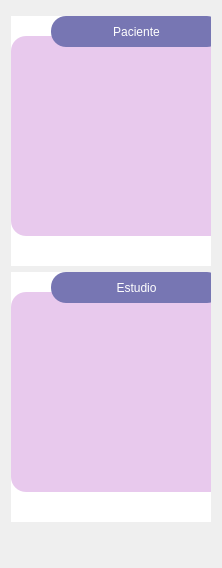
             <widget class="QWidget" name="submenuPatient">
              <property name="enabled">
               <bool>true</bool>
              </property>
              <property name="layoutDirection">
               <enum>Qt::LeftToRight</enum>
              </property>
              <property name="styleSheet">
               <string notr="true"/>
              </property>
              <layout class="QVBoxLayout" name="verticalLayout_8">
               <item>
                <widget class="QFrame" name="frame_15">
                 <property name="minimumSize">
                  <size>
                   <width>200</width>
                   <height>250</height>
                  </size>
                 </property>
                 <property name="maximumSize">
                  <size>
                   <width>16777215</width>
                   <height>240</height>
                  </size>
                 </property>
                 <property name="styleSheet">
                  <string notr="true">background-color: #FFFFFF;

</string>
                 </property>
                 <property name="frameShape">
                  <enum>QFrame::NoFrame</enum>
                 </property>
                 <widget class="QFrame" name="frame_18">
                  <property name="geometry">
                   <rect>
                    <x>0</x>
                    <y>20</y>
                    <width>250</width>
                    <height>200</height>
                   </rect>
                  </property>
                  <property name="minimumSize">
                   <size>
                    <width>250</width>
                    <height>0</height>
                   </size>
                  </property>
                  <property name="maximumSize">
                   <size>
                    <width>250</width>
                    <height>200</height>
                   </size>
                  </property>
                  <property name="styleSheet">
                   <string notr="true">background-color: #E8C9ED;
border-radius: 15px;</string>
                  </property>
                  <property name="frameShape">
                   <enum>QFrame::NoFrame</enum>
                  </property>
                  <layout class="QVBoxLayout" name="verticalLayout_9">
                   <property name="leftMargin">
                    <number>0</number>
                   </property>
                   <property name="topMargin">
                    <number>18</number>
                   </property>
                   <property name="rightMargin">
                    <number>0</number>
                   </property>
                   <item>
                    <widget class="QTableWidget" name="patientInfo_table">
                     <property name="font">
                      <font>
                       <family>Roboto</family>
                      </font>
                     </property>
                     <property name="styleSheet">
                      <string notr="true">
QTableWidget::item {
    text-align: center;

}</string>
                     </property>
                     <property name="verticalScrollBarPolicy">
                      <enum>Qt::ScrollBarAlwaysOff</enum>
                     </property>
                     <property name="horizontalScrollBarPolicy">
                      <enum>Qt::ScrollBarAlwaysOff</enum>
                     </property>
                     <property name="selectionMode">
                      <enum>QAbstractItemView::NoSelection</enum>
                     </property>
                     <property name="cornerButtonEnabled">
                      <bool>false</bool>
                     </property>
                     <attribute name="horizontalHeaderVisible">
                      <bool>false</bool>
                     </attribute>
                     <attribute name="horizontalHeaderStretchLastSection">
                      <bool>true</bool>
                     </attribute>
                     <attribute name="verticalHeaderVisible">
                      <bool>false</bool>
                     </attribute>
                     <attribute name="verticalHeaderStretchLastSection">
                      <bool>true</bool>
                     </attribute>
                     <column>
                      <property name="text">
                       <string>Campo</string>
                      </property>
                     </column>
                     <column>
                      <property name="text">
                       <string>Valor</string>
                      </property>
                     </column>
                    </widget>
                   </item>
                  </layout>
                 </widget>
                 <widget class="QLabel" name="label_9">
                  <property name="geometry">
                   <rect>
                    <x>40</x>
                    <y>0</y>
                    <width>171</width>
                    <height>31</height>
                   </rect>
                  </property>
                  <property name="styleSheet">
                   <string notr="true">font: 87 16pt &quot;Roboto&quot; &quot;bold&quot;;
background-color: rgb(119, 118, 179);
color:#FFFFFF;
border-radius: 15px;</string>
                  </property>
                  <property name="text">
                   <string>Paciente</string>
                  </property>
                  <property name="textFormat">
                   <enum>Qt::PlainText</enum>
                  </property>
                  <property name="alignment">
                   <set>Qt::AlignCenter</set>
                  </property>
                 </widget>
                </widget>
               </item>
               <item>
                <widget class="QFrame" name="frame_19">
                 <property name="minimumSize">
                  <size>
                   <width>200</width>
                   <height>250</height>
                  </size>
                 </property>
                 <property name="maximumSize">
                  <size>
                   <width>16777215</width>
                   <height>240</height>
                  </size>
                 </property>
                 <property name="styleSheet">
                  <string notr="true">background-color: #FFFFFF;

</string>
                 </property>
                 <property name="frameShape">
                  <enum>QFrame::NoFrame</enum>
                 </property>
                 <widget class="QFrame" name="frame_20">
                  <property name="geometry">
                   <rect>
                    <x>0</x>
                    <y>20</y>
                    <width>250</width>
                    <height>200</height>
                   </rect>
                  </property>
                  <property name="minimumSize">
                   <size>
                    <width>250</width>
                    <height>0</height>
                   </size>
                  </property>
                  <property name="maximumSize">
                   <size>
                    <width>250</width>
                    <height>200</height>
                   </size>
                  </property>
                  <property name="styleSheet">
                   <string notr="true">background-color: #E8C9ED;
border-radius: 15px;</string>
                  </property>
                  <property name="frameShape">
                   <enum>QFrame::NoFrame</enum>
                  </property>
                  <layout class="QVBoxLayout" name="verticalLayout_10">
                   <property name="leftMargin">
                    <number>0</number>
                   </property>
                   <property name="rightMargin">
                    <number>0</number>
                   </property>
                   <item>
                    <widget class="QTableWidget" name="studyInfo_table">
                     <property name="font">
                      <font>
                       <family>Roboto</family>
                      </font>
                     </property>
                     <property name="verticalScrollBarPolicy">
                      <enum>Qt::ScrollBarAlwaysOff</enum>
                     </property>
                     <property name="horizontalScrollBarPolicy">
                      <enum>Qt::ScrollBarAlwaysOff</enum>
                     </property>
                     <attribute name="horizontalHeaderVisible">
                      <bool>false</bool>
                     </attribute>
                     <attribute name="horizontalHeaderStretchLastSection">
                      <bool>true</bool>
                     </attribute>
                     <attribute name="verticalHeaderVisible">
                      <bool>false</bool>
                     </attribute>
                     <attribute name="verticalHeaderStretchLastSection">
                      <bool>true</bool>
                     </attribute>
                     <column>
                      <property name="text">
                       <string>Campo</string>
                      </property>
                     </column>
                     <column>
                      <property name="text">
                       <string>Valor</string>
                      </property>
                     </column>
                    </widget>
                   </item>
                  </layout>
                 </widget>
                 <widget class="QLabel" name="label_11">
                  <property name="geometry">
                   <rect>
                    <x>40</x>
                    <y>0</y>
                    <width>171</width>
                    <height>31</height>
                   </rect>
                  </property>
                  <property name="styleSheet">
                   <string notr="true">font: 87 16pt &quot;Roboto&quot; &quot;bold&quot;;
background-color: rgb(119, 118, 179);
color:#FFFFFF;
border-radius: 15px;</string>
                  </property>
                  <property name="text">
                   <string>Estudio</string>
                  </property>
                  <property name="textFormat">
                   <enum>Qt::PlainText</enum>
                  </property>
                  <property name="alignment">
                   <set>Qt::AlignCenter</set>
                  </property>
                 </widget>
                </widget>
               </item>
               <item>
                <spacer name="verticalSpacer_8">
                 <property name="orientation">
                  <enum>Qt::Vertical</enum>
                 </property>
                 <property name="sizeType">
                  <enum>QSizePolicy::Expanding</enum>
                 </property>
                 <property name="sizeHint" stdset="0">
                  <size>
                   <width>20</width>
                   <height>40</height>
                  </size>
                 </property>
                </spacer>
               </item>
              </layout>
             </widget>
